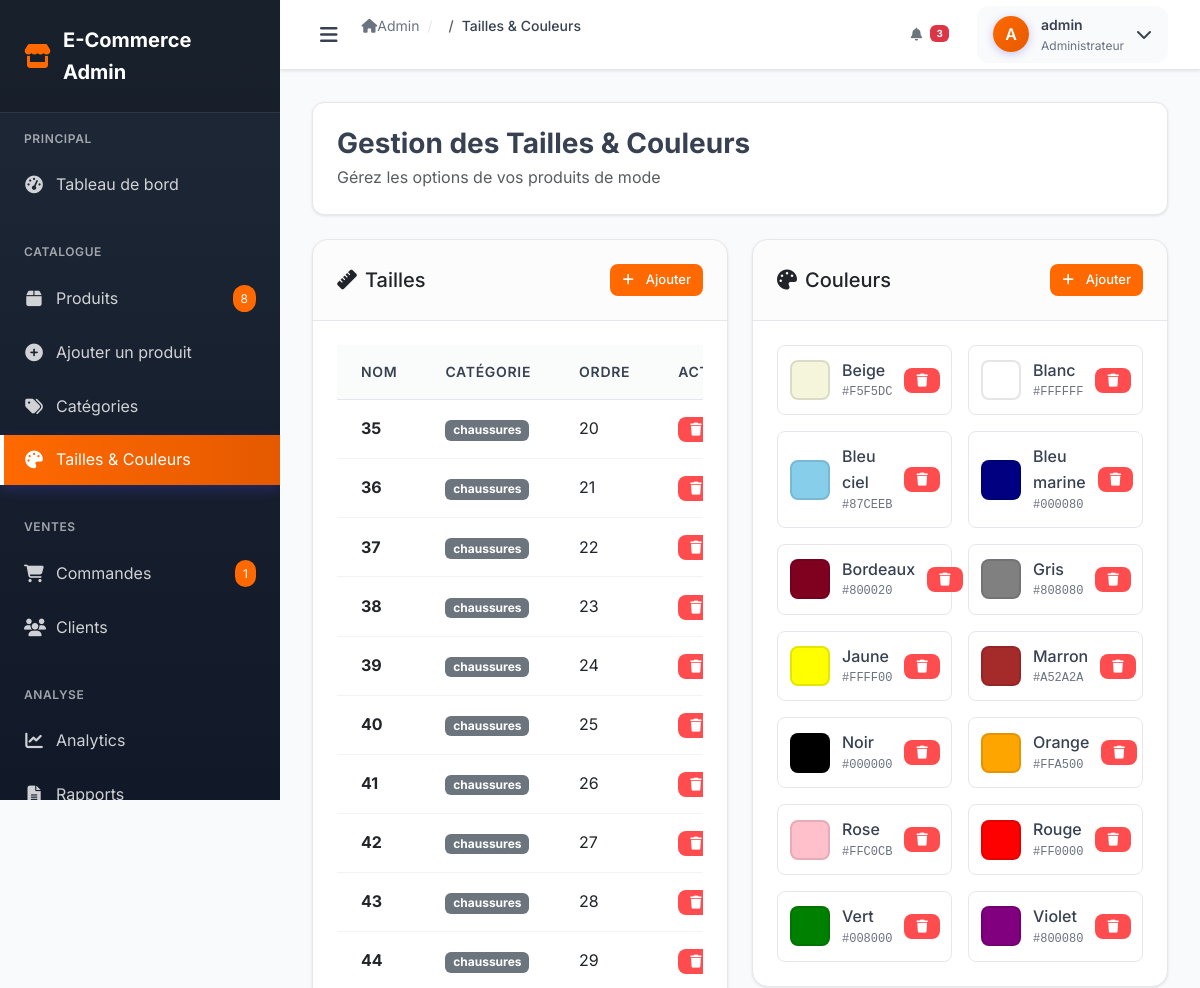
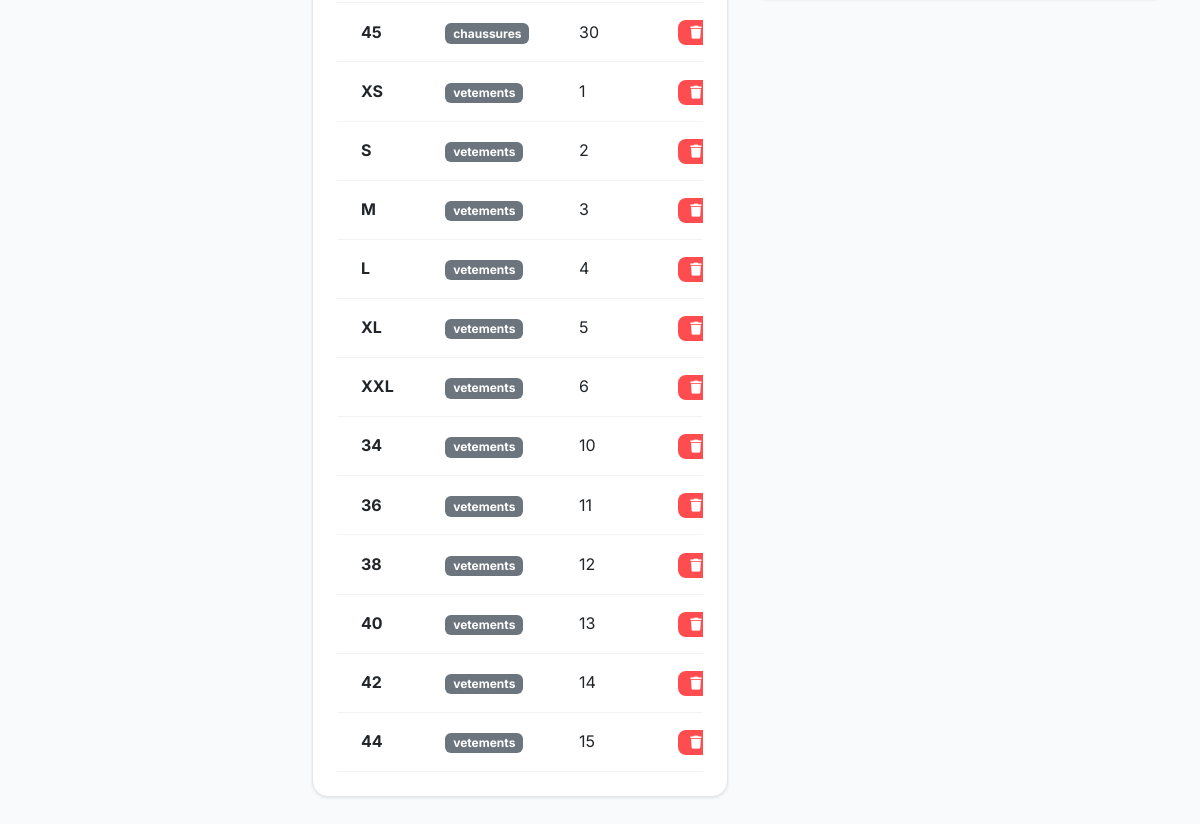
The page /admin/sizes_colors.php (signed in) on the database its author committed (2 pictures, top to bottom).
### tables this page shows
CREATE TABLE IF NOT EXISTS sizes (
    id INT AUTO_INCREMENT PRIMARY KEY,
    name VARCHAR(20) NOT NULL,
    category VARCHAR(50) DEFAULT 'general',
    sort_order INT DEFAULT 0,
    created_at TIMESTAMP DEFAULT CURRENT_TIMESTAMP,
    INDEX idx_category (category)
);

CREATE TABLE IF NOT EXISTS colors (
    id INT AUTO_INCREMENT PRIMARY KEY,
    name VARCHAR(50) NOT NULL,
    hex_code VARCHAR(7) NOT NULL,
    created_at TIMESTAMP DEFAULT CURRENT_TIMESTAMP
);

### admin/sizes_colors.php (the view, shortened to what this page needs)
<?php
require_once 'config.php';
try {
    $sizes = $pdo->query("SELECT * FROM sizes ORDER BY category, sort_order, name")->fetchAll();
} catch (Exception $e) {
    $sizes = [];
}
try {
    $colors = $pdo->query("SELECT * FROM colors ORDER BY name")->fetchAll();
} catch (Exception $e) {
    $colors = [];
}
include 'layouts/header.php';
?>
<div class="admin-wrapper">
    <?php include 'layouts/sidebar.php'; ?>
    <main class="admin-content">
        <?php include 'layouts/topbar.php'; ?>
        <div class="page-content">
            <div class="page-header-modern">
                <div class="header-content">
                    <div class="header-title">
                        <h1 class="display-6 fw-bold">Gestion des Tailles & Couleurs</h1>
                        <p class="text-muted fs-6">Gérez les options de vos produits de mode</p>
                    </div>
                </div>
            </div>
            <div class="row">
                <div class="col-lg-6">
                    <div class="card">
                        <div class="card-header d-flex justify-content-between align-items-center">
                            <h5 class="mb-0"><i class="fas fa-ruler me-2"></i>Tailles</h5>
                            <button class="btn btn-primary btn-sm" data-bs-toggle="modal" data-bs-target="#addSizeModal">
                                <i class="fas fa-plus me-1"></i>Ajouter
                            </button>
                        </div>
                        <div class="card-body">
                            <?php if (!empty($sizes)): ?>
                                <div class="table-responsive">
                                    <table class="table table-hover">
                                        <thead>
                                            <tr>
                                                <th>Nom</th>
                                                <th>Catégorie</th>
                                                <th>Ordre</th>
                                                <th width="80">Actions</th>
                                            </tr>
                                        </thead>
                                        <tbody>
                                            <?php foreach ($sizes as $size): ?>
                                                <tr>
                                                    <td><strong><?php echo htmlspecialchars($size['name']); ?></strong></td>
                                                    <td>
                                                        <span class="badge bg-secondary">
                                                            <?php echo htmlspecialchars($size['category'] ?: 'Général'); ?>
                                                        </span>
                                                    </td>
                                                    <td><?php echo $size['sort_order']; ?></td>
                                                    <td>
                                                        <button class="btn btn-danger btn-sm" onclick="deleteSize(<?php echo $size['id']; ?>)">
                                                            <i class="fas fa-trash"></i>
                                                        </button>
                                                    </td>
                                                </tr>
                                            <?php endforeach; ?>
                                        </tbody>
                                    </table>
                                </div>
                            <?php endif; ?>
                        </div>
                    </div>
                </div>
                <div class="col-lg-6">
                    <div class="card">
                        <div class="card-header d-flex justify-content-between align-items-center">
                            <h5 class="mb-0"><i class="fas fa-palette me-2"></i>Couleurs</h5>
                            <button class="btn btn-primary btn-sm" data-bs-toggle="modal" data-bs-target="#addColorModal">
                                <i class="fas fa-plus me-1"></i>Ajouter
                            </button>
                        </div>
                        <div class="card-body">
                            <?php if (!empty($colors)): ?>
                                <div class="row g-3">
                                    <?php foreach ($colors as $color): ?>
                                        <div class="col-md-6">
                                            <div class="color-item">
                                                <div class="color-preview" style="background-color: <?php echo htmlspecialchars($color['hex_code']); ?>"></div>
                                                <div class="color-info">
                                                    <div class="color-name"><?php echo htmlspecialchars($color['name']); ?></div>
                                                    <div class="color-code"><?php echo htmlspecialchars($color['hex_code']); ?></div>
                                                </div>
                                                <button class="btn btn-danger btn-sm" onclick="deleteColor(<?php echo $color['id']; ?>)">
                                                    <i class="fas fa-trash"></i>
                                                </button>
                                            </div>
                                        </div>
                                    <?php endforeach; ?>
                                </div>
                            <?php endif; ?>
                        </div>
                    </div>
                </div>
            </div>
        </div>
    </main>
</div>
<?php include 'layouts/footer.php'; ?>

### admin/assets/css/admin.css (style rules this page uses)
:root { --primary-color: #ff6900; --primary-dark: #e55a00; --primary-light: #ff8533; --secondary-color: #6b7280; --success-color: #52c41a; --danger-color: #ff4d4f; --warning-color: #faad14; --info-color: #1890ff; --dark-color: #1f2937; --light-color: #f9fafb; --border-color: #e5e7eb; --text-color: #374151; --text-muted: #6b7280; --sidebar-width: 280px; --topbar-height: 70px; --admin-bg: #f8f9fa; --card-bg: #ffffff; --sidebar-bg: #1f2937; --sidebar-hover: #374151; --shadow-light: 0 1px 3px rgba(0, 0, 0, 0.1); --shadow-medium: 0 4px 6px rgba(0, 0, 0, 0.1); --shadow-large: 0 10px 15px rgba(0, 0, 0, 0.1); }
* { margin: 0; padding: 0; box-sizing: border-box; }
body { font-family: 'Inter', -apple-system, BlinkMacSystemFont, 'Segoe UI', Roboto, sans-serif; background-color: var(--light-color); color: var(--text-color); line-height: 1.6; }
.admin-wrapper { display: flex; min-height: 100vh; }
.admin-content { flex: 1; margin-left: var(--sidebar-width); min-height: 100vh; background: var(--light-color); }
.page-content { padding: 2rem; }
.page-header-modern { background: var(--card-bg); border-radius: 12px; padding: 24px; margin-bottom: 24px; box-shadow: var(--shadow-light); border: 1px solid var(--border-color); }
.header-content { display: flex; justify-content: space-between; align-items: center; flex-wrap: wrap; gap: 16px; }
.header-title h1 { color: var(--text-color); margin-bottom: 4px; font-size: 28px; }
.header-title p { margin-bottom: 0; font-size: 14px; }
.card { background: white; border-radius: 16px; box-shadow: 0 1px 3px rgba(0, 0, 0, 0.1); border: 1px solid var(--border-color); overflow: hidden; transition: box-shadow 0.2s ease; }
.card-header { padding: 1.5rem; border-bottom: 1px solid var(--border-color); background: rgba(249, 250, 251, 0.5); }
.card-body { padding: 1.5rem; }
.table-responsive { overflow-x: auto; }
.table { width: 100%; border-collapse: collapse; margin: 0; }
.table th { background: rgba(249, 250, 251, 0.8); padding: 1rem 1.5rem; text-align: left; font-weight: 600; font-size: 0.875rem; color: var(--text-color); text-transform: uppercase; letter-spacing: 0.05em; border-bottom: 1px solid var(--border-color); }
.table td { padding: 1rem 1.5rem; border-bottom: 1px solid rgba(229, 231, 235, 0.5); vertical-align: middle; }
.table tbody tr { transition: background 0.2s ease; }
.btn { display: inline-flex; align-items: center; justify-content: center; padding: 0.625rem 1.25rem; font-size: 0.875rem; font-weight: 500; border-radius: 8px; border: none; cursor: pointer; text-decoration: none; transition: all 0.2s ease; gap: 0.5rem; }
.btn-primary { background: var(--primary-color); color: white; }
.btn-danger { background: var(--danger-color); color: white; }
.btn-sm { padding: 0.375rem 0.75rem; font-size: 0.8125rem; }
.text-muted { color: var(--text-muted); }
.mb-0 { margin-bottom: 0; }
.d-flex { display: flex; }
.align-items-center { align-items: center; }
.justify-content-between { justify-content: space-between; }

### admin/sizes_colors.php (style rules this page uses)
.color-item { display: flex; align-items: center; gap: 12px; padding: 12px; border: 1px solid var(--border-color); border-radius: 8px; background: white; }
.color-preview { width: 40px; height: 40px; border-radius: 8px; border: 2px solid rgba(0,0,0,0.1); flex-shrink: 0; }
.color-info { flex: 1; }
.color-name { font-weight: 500; color: var(--text-color); }
.color-code { font-size: 12px; color: var(--text-muted); font-family: monospace; }

### rows shown on the page
sizes: name "35", category "chaussures", sort_order "20"
sizes: name "36", category "chaussures", sort_order "21"
sizes: name "37", category "chaussures", sort_order "22"
sizes: name "38", category "chaussures", sort_order "23"
sizes: name "39", category "chaussures", sort_order "24"
sizes: name "40", category "chaussures", sort_order "25"
sizes: name "41", category "chaussures", sort_order "26"
sizes: name "42", category "chaussures", sort_order "27"
sizes: name "43", category "chaussures", sort_order "28"
sizes: name "44", category "chaussures", sort_order "29"
sizes: name "45", category "chaussures", sort_order "30"
sizes: name "XS", category "vetements", sort_order "1"
sizes: name "S", category "vetements", sort_order "2"
sizes: name "M", category "vetements", sort_order "3"
sizes: name "L", category "vetements", sort_order "4"
sizes: name "XL", category "vetements", sort_order "5"
sizes: name "XXL", category "vetements", sort_order "6"
sizes: name "34", category "vetements", sort_order "10"
sizes: name "36", category "vetements", sort_order "11"
sizes: name "38", category "vetements", sort_order "12"
sizes: name "40", category "vetements", sort_order "13"
sizes: name "42", category "vetements", sort_order "14"
sizes: name "44", category "vetements", sort_order "15"
colors: name "Beige", hex_code "#F5F5DC"
colors: name "Blanc", hex_code "#FFFFFF"
colors: name "Bleu ciel", hex_code "#87CEEB"
colors: name "Bleu marine", hex_code "#000080"
colors: name "Bordeaux", hex_code "#800020"
colors: name "Gris", hex_code "#808080"
colors: name "Jaune", hex_code "#FFFF00"
colors: name "Marron", hex_code "#A52A2A"
colors: name "Noir", hex_code "#000000"
colors: name "Orange", hex_code "#FFA500"
colors: name "Rose", hex_code "#FFC0CB"
colors: name "Rouge", hex_code "#FF0000"
colors: name "Vert", hex_code "#008000"
colors: name "Violet", hex_code "#800080"

### other values the page prints
$productCount "8"
$orderCount "1"
$pageTitle "Tailles & Couleurs"
substr($_SESSION['admin_username'] ?? 'A', 0, 1) "A"
$_SESSION['admin_username'] "admin"
